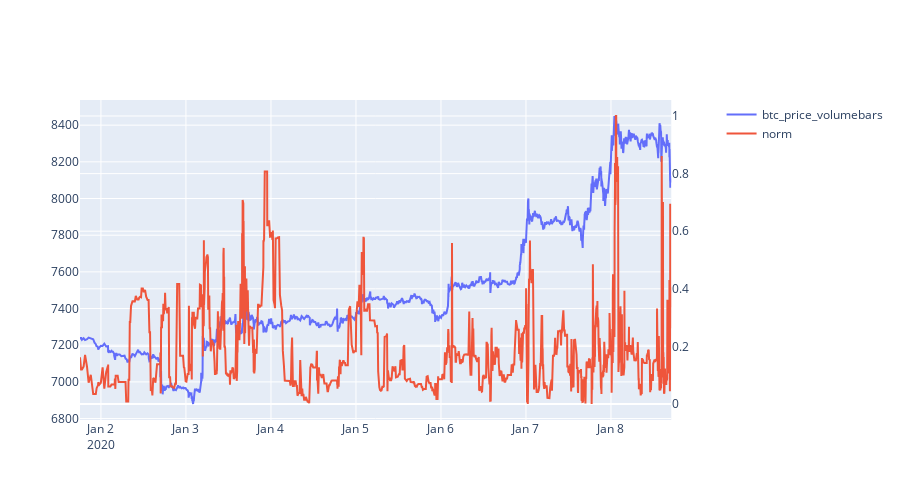

The notebook cell saved with this chart:
### Code cell
fig = make_subplots(specs=[[{"secondary_y": True}]])
fig.update_layout(
    height=500,
    hovermode="x"
)

for i, col in enumerate(calced_df.keys(), start=1):
    if col == "norm":
        normed_norm = calced_df[col].values/max(calced_df[col].values)
        fig.add_trace(go.Scatter(x=calced_df[col].index, y=normed_norm, name=col), secondary_y=True)
    else:
        fig.add_trace(go.Scatter(x=calced_df[col].index, y=calced_df[col].values, name=col))
    
fig.show()

### Figure 1 — Plotly figure (JSON) as saved in the notebook; plotly's stock layout.template omitted (floating-point values rounded to 4 significant figures; data arrays with more than 128 entries replaced by an {"elided": "..."} marker saying what was removed)
{"data": [{"name": "btc_price_volumebars", "type": "scatter", "x": {"elided": "1988 str values"}, "y": {"elided": "1988 float values"}}, {"name": "norm", "type": "scatter", "x": {"elided": "1988 str values"}, "xaxis": "x", "y": {"elided": "1988 float values"}, "yaxis": "y2"}], "layout": {"height": 500, "hovermode": "x", "xaxis": {"anchor": "y", "domain": [0, 0.94]}, "yaxis": {"anchor": "x", "domain": [0, 1]}, "yaxis2": {"anchor": "x", "overlaying": "y", "side": "right"}}}
